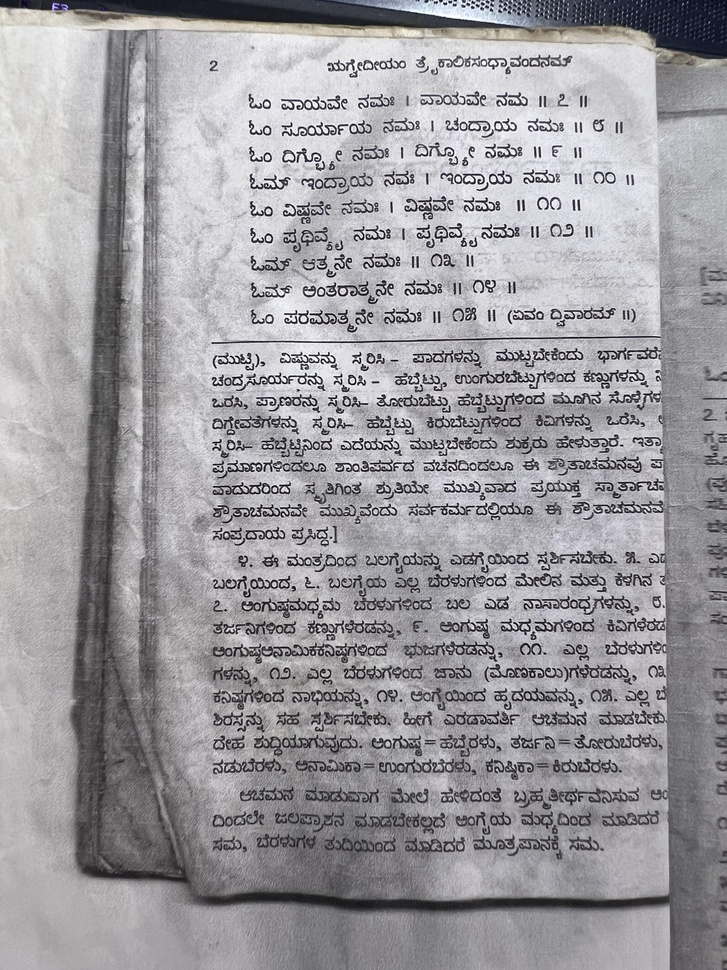
#> input picture kannada.jpg, 727 x 970 px, shrunk from 3024 x 4032 before the run
$ python dendogram.py
#> lines starting #> are read from the running program, lines starting #| are printed output that depends on the picture; after the words box and inside, x2 and y2 are one past the last pixel; in counts of white or black regions, pixels touching at a corner belong together
import numpy as np
import cv2
from scipy.cluster.hierarchy import dendrogram, linkage, fcluster
import matplotlib.pyplot as plt

def preprocess_image(image):
    # Convert image to grayscale
    gray = cv2.cvtColor(image, cv2.COLOR_BGR2GRAY)
    # Apply Gaussian blur to reduce noise
    blurred = cv2.GaussianBlur(gray, (5, 5), 0)
    # Threshold the image
    _, binary = cv2.threshold(blurred, 128, 255, cv2.THRESH_BINARY_INV + cv2.THRESH_OTSU)
    return binary

def get_text_line_positions(binary_image):
    # Find contours
    contours, _ = cv2.findContours(binary_image, cv2.RETR_EXTERNAL, cv2.CHAIN_APPROX_SIMPLE)
    # Determine the vertical center positions of text lines
    vertical_centers = [cv2.boundingRect(c)[1] + cv2.boundingRect(c)[3] // 2 for c in contours]
    # Reshape for hierarchical clustering
    vertical_centers = np.array(vertical_centers).reshape(-1, 1)
    return vertical_centers

def perform_hierarchical_clustering(data):
    # Perform the hierarchical clustering
    Z = linkage(data, 'ward')
    # Plot the dendrogram
    plt.figure(figsize=(10, 5))
    dendrogram(Z)
    plt.title('Hierarchical Clustering Dendrogram')
    plt.xlabel('Index')
    plt.ylabel('Distance')
    plt.savefig('clustered_image2.jpg')
    return Z

# Annotate and save original image with clusters
def annotate_and_save_image(image, line_positions, clusters):
    annotated_image = image.copy()
    for k in range(min(clusters), max(clusters) + 1):
        cluster_indices = np.where(clusters == k)[0]
        for i in cluster_indices:
            y_val = line_positions[i][0]
            cv2.line(annotated_image, (0, y_val), (image.shape[1], y_val), (0, 255, 0), 2)

    # Save annotated image with cluster lines
    cv2.imwrite('clustered_image.jpg', annotated_image)


# Main processing
image_path = 'kannada.jpg'
output_dendrogram_path = 'dendrogram.png'
output_clustered_image_path = 'clustered_image2.jpg'

# Replace the paths above with the actual paths on your system

# Load the image and preprocess
image = cv2.imread(image_path)
#> image is the input picture: shape (970, 727, 3); mean B, G, R 159.8, 155.8, 157.2
binary_image = preprocess_image(image)
#> in preprocess_image, `_, binary = cv2.threshold(blurred, 128, 255, cv2.THRESH_BINARY_INV + c..`:
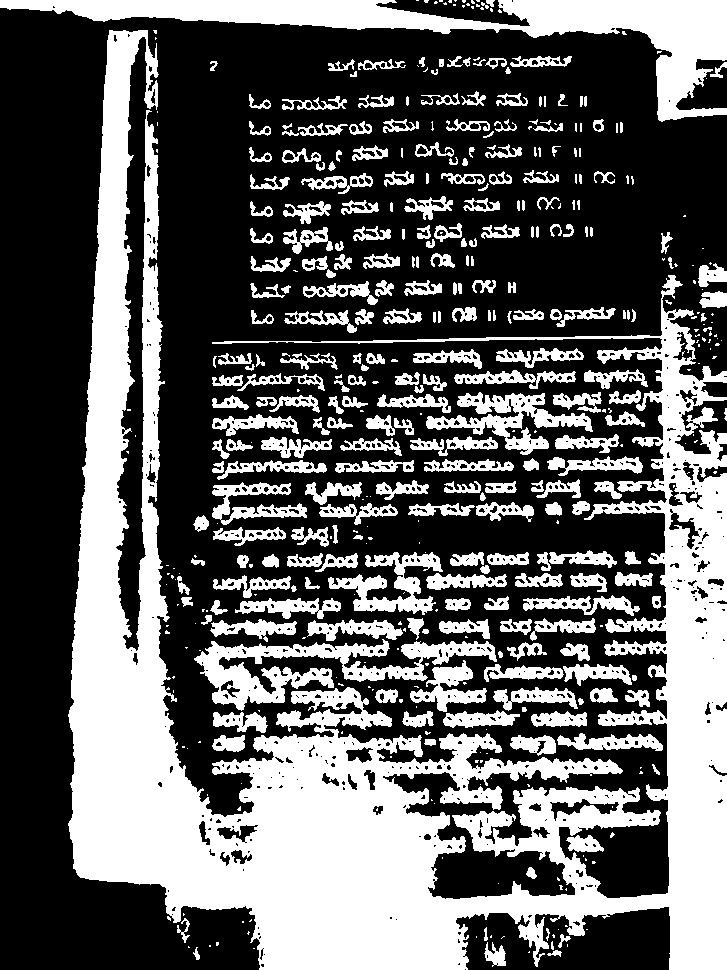
#> binary: shape (970, 727); 37.7% white; 474 white regions (199 under 20 px)

# Extract the positions of text lines
line_positions = get_text_line_positions(binary_image)
#> in get_text_line_positions, `contours, _ = cv2.findContours(binary_image, cv2.RETR_EXTERNAL, cv2.CH..`: contours = 468 contours, 244 with area under 20; largest, box (x1, y1, x2, y2) and area: (68, 30, 727, 970) 163532, (0, 0, 727, 122) 19794, (194, 639, 497, 711) 7182, (426, 392, 593, 455) 3331, (328, 552, 443, 615) 2615
#> in get_text_line_positions, `vertical_centers = [cv2.boundingRect(c)[1] + cv2.boundingRect(c)[3] //..`: vertical_centers = 468 values, max 954 at index 7, min 0 at index 466, mean 418.4
#> line_positions has the same summary as vertical_centers in get_text_line_positions

# Perform Hierarchical Clustering
linkage_matrix = perform_hierarchical_clustering(line_positions)
#> in perform_hierarchical_clustering, `Z = linkage(data, 'ward')`: Z = 467 rows, first 6: [1, 3, 0, 2], [6, 9, 0, 2], [10, 11, 0, 2], [12, 14, 0, 2], [18, 19, 0, 2], [16, 17, 0, 2]
#> in perform_hierarchical_clustering, `plt.savefig('clustered_image2.jpg')`:
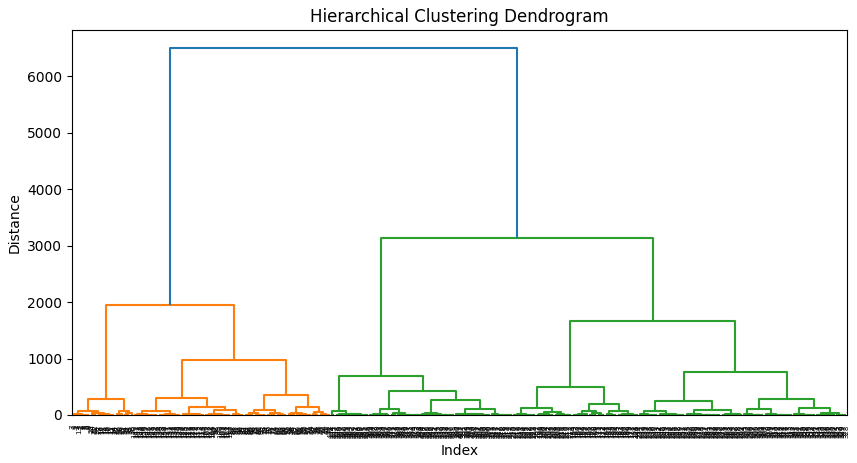
#> figure drawn by matplotlib, 1 panel
#> linkage_matrix has the same summary as Z in perform_hierarchical_clustering

# Choose a cut-off distance (based on dendrogram inspection)
cut_off_distance = 1000  # Adjust this cutoff based on your dendrogram outcome

# Create clusters based on the cut-off distance
clusters = fcluster(linkage_matrix, cut_off_distance, criterion='distance')
#> clusters = 468 values, max 5 at index 231, min 1 at index 0, mean 3.29

# Annotate and save the image with text line clusters marked on it
annotate_and_save_image(image, line_positions, clusters)
#> after the loop in annotate_and_save_image, `for k in range(min(clusters), max(clusters) + 1):`:
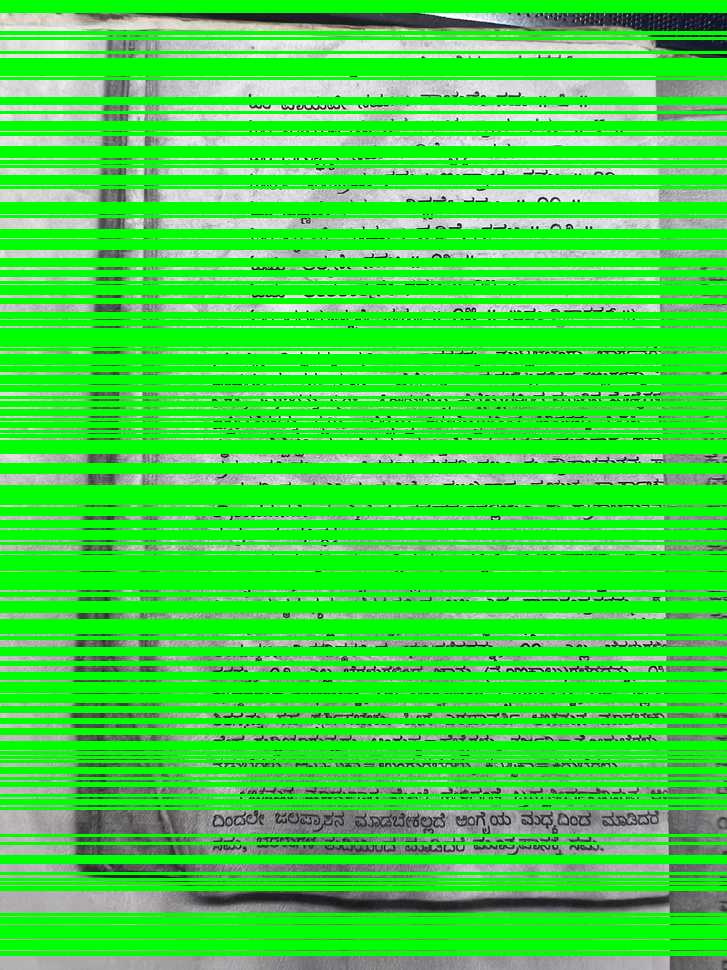
#> annotated_image: shape (970, 727, 3); mean B, G, R 62, 217, 61.2
